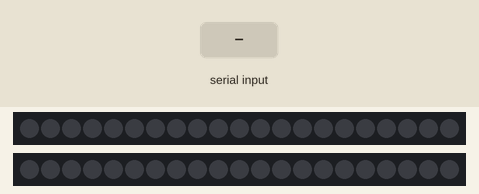
This sketch was run on a simulated Arduino Uno, built with avr-gcc and run on an emulated ATmega328P. On the bench: 2 × 21 RGB LEDs in strip order, left to right. The test bench sets the inputs (shaded band). Dim RGB values are drawn brighter than linear; what the sketch prints to the serial monitor is not drawn.

Above: at 1.2 s.
1.3 s: "D" received over the second serial link
At 1.77 s:
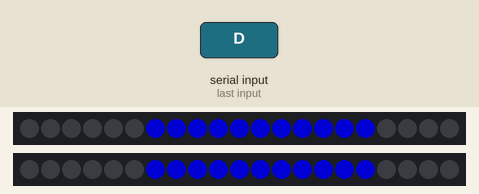
3.4 s: "F" received over the second serial link
At 4.4 s:
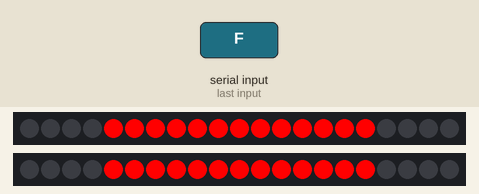
5.1 s: "G" received over the second serial link
At 5.54 s:
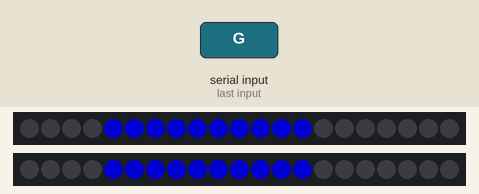
Timing chart, 0 to 8.1 s (numbered marks = the images above; inputs shaded):
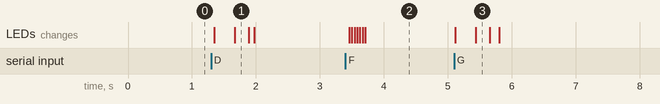

Measured:
- after the input at 1.3 s, the LEDs: first change after 0.05 s (image 1 shows a later state)
- after the input at 3.4 s, the LEDs: first change after 0.06 s (image 2 shows a later state)
- after the input at 5.1 s, the LEDs: first change at once (image 3 shows a later state)

The sketch:

principalesclave.ino
```cpp
#include "bibliotheque.h"
#include "tournerdroite.h"
#include "tournergauche.h"
#include "lumiererouge.h"
#include "freinl.h"

void setup(){

  strip.begin();
  strip.show();                  // Initialise tous les pixels à 'off' (éteint)
  strip1.begin();
  strip1.show();                  // Initialise tous les pixels à 'off' (éteint)
  Serial.begin(9600);
  ArduinoMaster.begin(38400);     //Initialise le module Bluetooth 38400 bauds

}

void loop(){

  while (ArduinoMaster.available()) {   //tant que le module Bluetooth est disponible
  delay(10);
  if (ArduinoMaster.available() >0) {
    char c = ArduinoMaster.read();  //recoit un caractere et l'affiche sur le moniteur série
    Serial.print(c);


    if (c=='D'){         //si l'arduino recoit la lettre D
      droite();         //affiche l'animation fleche vers la droite
    delay(10);
    Serial.println("D");  //affiche D sur le moniteur série
    }
    else{               //si l'arduino recoit autre chose que la lettre D, tout est eteint
      strip.setBrightness(0);
      strip.show();
      strip1.setBrightness(0);
      strip1.show();
    }

    if (c=='G'){                   //si l'arduino recoit la lettre D
      gauche();                   //affiche l'animation fleche vers la gauche
    delay(10);
    Serial.println("G");          //affiche G sur le moniteur série
    }
    else{                         //si l'arduino recoit autre chose que la lettre G, tout est eteint
      strip.setBrightness(0);
      strip.show();
      strip1.setBrightness(0);
      strip1.show();
    }

    if (c=='F'){                   //si l'arduino recoit la lettre F
      frein();                  //affiche l'animation frein
    delay(10);
    Serial.println("F");        //affiche F sur le moniteur série
    }

    else{                         //si l'arduino recoit autre chose que la lettre F, tout est eteint
      strip.setBrightness(0);
      strip.show();
      strip1.setBrightness(0);
      strip1.show();
    }

  }
}
  ArduinoMaster.flush();            //Efface la mémoire stockée


}
```

bibliotheque.h
```cpp
#include "Arduino.h"
#include <Adafruit_NeoPixel.h>          //Bibliothèque NeoPixel

#include <SoftwareSerial.h>
SoftwareSerial ArduinoMaster(2,3);      //Bibliothèque Bluetooth (RX TX)


Adafruit_NeoPixel strip = Adafruit_NeoPixel(21, 6, NEO_GRB + NEO_KHZ800);
//21 LEDS par bande de leds
//Sortie des leds sur le PIN 6
//Paramètre NEO_GRB = Pixels sont raccordés en flux de donnée GRB (GRB=Green,Red,Blue)
//Paramètre NEO_KHZ800 = flux de données à 800 KHz (plupart des NéoPixel basé sur les LEDs w/WS2812)

Adafruit_NeoPixel strip1 = Adafruit_NeoPixel(21, 5, NEO_GRB + NEO_KHZ800);
//21 LEDS par bande de leds
//Sortie des leds sur le PIN 5

uint32_t ORANGE = strip.Color(255, 69, 0);  //Déclaration de la couleur orange
uint32_t ROUGE = strip.Color(255, 0, 0);    //Déclaration de la couleur ROUGE
uint32_t BLEU = strip.Color(0, 0, 128);     //Déclaration de la couleur BLEU

//Besoin de définir les couleurs une seule fois

int n;
```

freinl.h
```cpp
void frein(){

  for (n=3;n<=16;n++){                        //Effet lors du freinage :
    strip.setPixelColor(n,ROUGE);             //Effet qui commence aux extrémités et qui se rassemblent au centre
    strip.setPixelColor(20-n,ROUGE);
    strip.setBrightness(255);                 //Luminosité à 100%
    strip.show();                             //Affiche les modifications
    strip1.setPixelColor(n,ROUGE);             //Effet qui commence aux extrémités et qui se rassemblent au centre
    strip1.setPixelColor(20-n,ROUGE);
    strip1.setBrightness(255);                 //Luminosité à 100%
    strip1.show();                             //Affiche les modifications
    delay(40);
  }

}
```

lumiererouge.h
```cpp
void barrescentrale(){

  for (n=4;n<=16;n++){                        //Allume les leds de la deuxieme ligne
    strip.setPixelColor(n, ROUGE);            //Allume la led n en rouge
    strip.setBrightness(255);                 //Luminosité à 100%
    strip.show();                             //Affiche les modifications
    strip1.setPixelColor(n, ROUGE);            //Allume la led n en rouge
    strip1.setBrightness(255);                 //Luminosité à 100%
    strip1.show();                             //Affiche les modifications
  }
}
```

tournerdroite.h
```cpp
void droite(){

  strip.setPixelColor(17, BLEU);                //cas particulier de la led qui s'allume au démarrage
  strip.setBrightness(0);                       //Luminosité à 0%
  strip1.setPixelColor(17, BLEU);                //cas particulier de la led qui s'allume au démarrage
  strip1.setBrightness(0);                       //Luminosité à 0%
  for (int n=17; n>=0;n--){                     //boucle qui affiche la flèche du bas vers la droite progressivement
    strip.setPixelColor(n, BLEU);               //Allume la led n en bleu
    strip.setBrightness(255);                   //Luminosité à 100%
    strip.show();                               //Affiche les modifications
    strip1.setPixelColor(n, BLEU);               //Allume la led n en bleu
    strip1.setBrightness(255);                   //Luminosité à 100%
    strip1.show();                               //Affiche les modifications
    delay(30);
 }
  strip.setBrightness(0);                       //Luminosité à 0%
  strip1.setBrightness(0);                       //Luminosité à 0%
  delay(75);
}
```

tournergauche.h
```cpp
void gauche(){

  strip.setPixelColor(3, BLEU);                 //cas particulier de la led qui s'allume au démarrage
  strip.setBrightness(0);                       //Luminosité à 0%
  strip1.setPixelColor(3, BLEU);                 //cas particulier de la led qui s'allume au démarrage
  strip1.setBrightness(0);                       //Luminosité à 0%
  for (n=3; n<=21;n++){                         //boucle qui affiche la flèche du bas vers la gauche progressivement
    strip.setPixelColor(n, BLEU);               //Allume la led n en bleu
    strip.setBrightness(255);                   //Luminosité à 100%
    strip.show();                               //Affiche les modifications
    strip1.setPixelColor(n, BLEU);               //Allume la led n en bleu
    strip1.setBrightness(255);                   //Luminosité à 100%
    strip1.show();                               //Affiche les modifications
    delay(30);
 }
  strip.setBrightness(0);                       //Luminosité à 0%
  strip1.setBrightness(0);                       //Luminosité à 0%
  delay(75);
}
```
